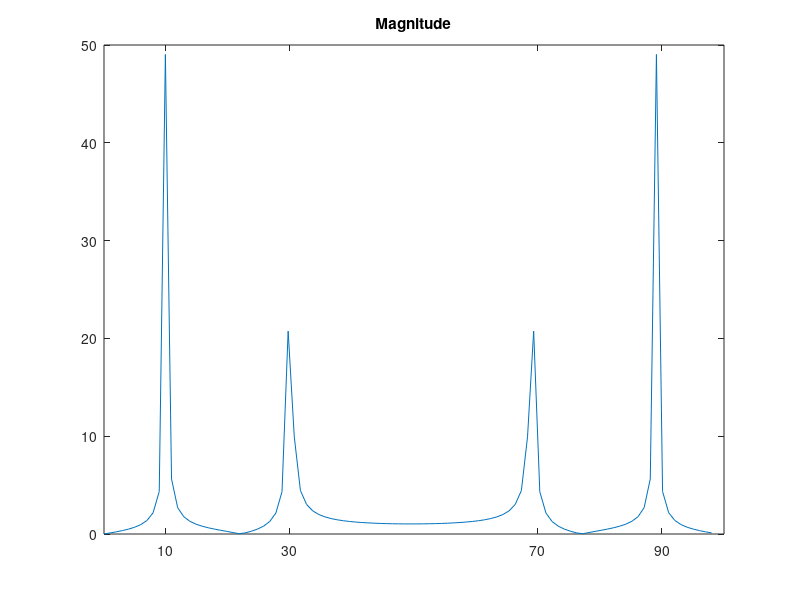
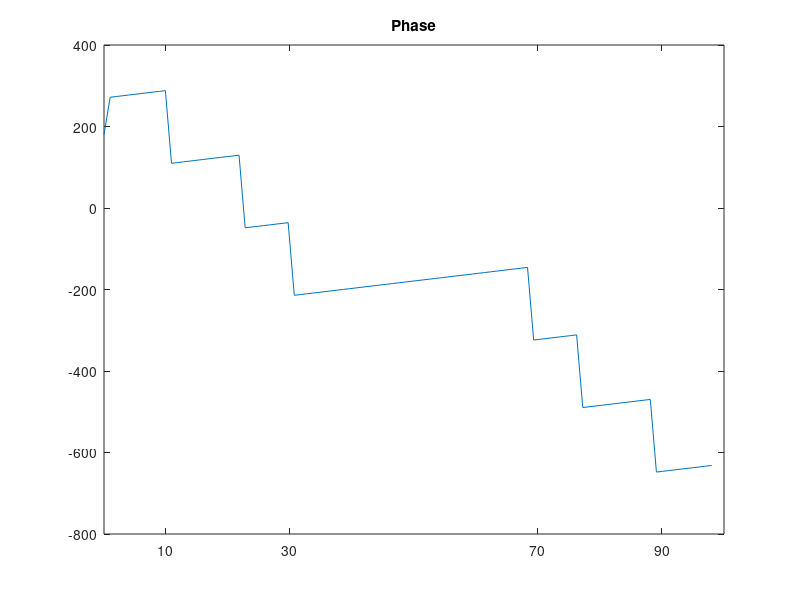

Here is the MATLAB script that generated these plots, in order:
t=(0:1/99:1);
x=sin(2*pi*10*t)+.5*sin(2*pi*30*t);
y=fft(x);
m=abs(y);
p=unwrap(angle(y));
f=(0:length(y)-1)*99/length(y);

plot(f,m);
title('Magnitude');
set(gca,'XTick',[ 10 30 70 90]);

figure;
plot(f,p*180/pi);
title('Phase');
set(gca,'XTick',[ 10 30 70 90]);

